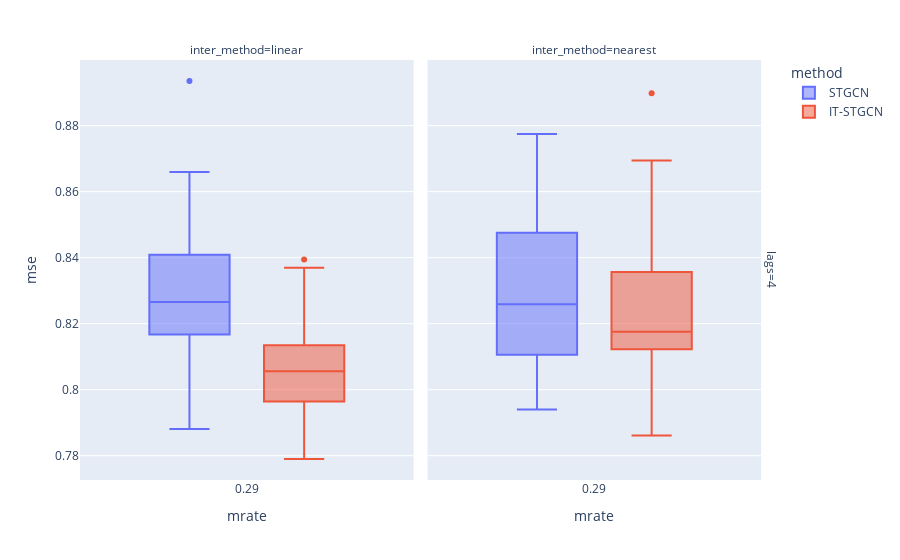

Notebook code for this chart:
### Markdown cell above
## Block

### Code cell
data.query("method!='GNAR' and mtype =='block'").plot.box(backend='plotly',x='mrate',color='method',y='mse',facet_col='inter_method',facet_row='lags',height=800)

### Figure 1 — Plotly figure (JSON) as saved in the notebook; plotly's stock layout.template omitted (floating-point values rounded to 4 significant figures)
{"data": [{"alignmentgroup": "True", "hovertemplate": "method=STGCN<br>lags=4<br>inter_method=linear<br>mrate=%{x}<br>mse=%{y}<extra></extra>", "legendgroup": "STGCN", "marker": {"color": "#636efa"}, "name": "STGCN", "notched": false, "offsetgroup": "STGCN", "orientation": "v", "showlegend": true, "type": "box", "x": [0.2878, 0.2878, 0.2878, 0.2878, 0.2878, 0.2878, 0.2878, 0.2878, 0.2878, 0.2878, 0.2878, 0.2878, 0.2878, 0.2878, 0.2878, 0.2878, 0.2878, 0.2878, 0.2878, 0.2878, 0.2878, 0.2878, 0.2878, 0.2878, 0.2878, 0.2878, 0.2878, 0.2878, 0.2878, 0.2878], "x0": " ", "xaxis": "x", "y": [0.8239, 0.8503, 0.8253, 0.8288, 0.8021, 0.8019, 0.8935, 0.8223, 0.8409, 0.8189, 0.8121, 0.8346, 0.8278, 0.8218, 0.8215, 0.866, 0.8292, 0.8452, 0.8385, 0.8167, 0.8446, 0.8052, 0.8179, 0.8305, 0.8393, 0.8503, 0.7883, 0.8452, 0.8161, 0.7881], "y0": " ", "yaxis": "y"}, {"alignmentgroup": "True", "hovertemplate": "method=STGCN<br>lags=4<br>inter_method=nearest<br>mrate=%{x}<br>mse=%{y}<extra></extra>", "legendgroup": "STGCN", "marker": {"color": "#636efa"}, "name": "STGCN", "notched": false, "offsetgroup": "STGCN", "orientation": "v", "showlegend": false, "type": "box", "x": [0.2878, 0.2878, 0.2878, 0.2878, 0.2878, 0.2878, 0.2878, 0.2878, 0.2878, 0.2878, 0.2878, 0.2878, 0.2878, 0.2878, 0.2878, 0.2878, 0.2878, 0.2878, 0.2878, 0.2878, 0.2878, 0.2878, 0.2878, 0.2878, 0.2878, 0.2878, 0.2878, 0.2878, 0.2878, 0.2878], "x0": " ", "xaxis": "x2", "y": [0.7952, 0.8475, 0.8534, 0.8184, 0.821, 0.8293, 0.8331, 0.8205, 0.8014, 0.853, 0.8474, 0.8076, 0.8372, 0.8532, 0.8774, 0.817, 0.8444, 0.8106, 0.7986, 0.8158, 0.8514, 0.806, 0.8384, 0.849, 0.8551, 0.8223, 0.794, 0.7952, 0.8388, 0.8224], "y0": " ", "yaxis": "y2"}, {"alignmentgroup": "True", "hovertemplate": "method=IT-STGCN<br>lags=4<br>inter_method=linear<br>mrate=%{x}<br>mse=%{y}<extra></extra>", "legendgroup": "IT-STGCN", "marker": {"color": "#EF553B"}, "name": "IT-STGCN", "notched": false, "offsetgroup": "IT-STGCN", "orientation": "v", "showlegend": true, "type": "box", "x": [0.2878, 0.2878, 0.2878, 0.2878, 0.2878, 0.2878, 0.2878, 0.2878, 0.2878, 0.2878, 0.2878, 0.2878, 0.2878, 0.2878, 0.2878, 0.2878, 0.2878, 0.2878, 0.2878, 0.2878, 0.2878, 0.2878, 0.2878, 0.2878, 0.2878, 0.2878, 0.2878, 0.2878, 0.2878, 0.2878], "x0": " ", "xaxis": "x", "y": [0.8076, 0.785, 0.804, 0.7987, 0.8031, 0.8394, 0.779, 0.8369, 0.836, 0.806, 0.8103, 0.8108, 0.8044, 0.791, 0.8369, 0.7864, 0.8063, 0.7964, 0.8134, 0.7808, 0.7912, 0.8237, 0.7952, 0.8103, 0.8229, 0.8088, 0.8038, 0.8052, 0.819, 0.7985], "y0": " ", "yaxis": "y"}, {"alignmentgroup": "True", "hovertemplate": "method=IT-STGCN<br>lags=4<br>inter_method=nearest<br>mrate=%{x}<br>mse=%{y}<extra></extra>", "legendgroup": "IT-STGCN", "marker": {"color": "#EF553B"}, "name": "IT-STGCN", "notched": false, "offsetgroup": "IT-STGCN", "orientation": "v", "showlegend": false, "type": "box", "x": [0.2878, 0.2878, 0.2878, 0.2878, 0.2878, 0.2878, 0.2878, 0.2878, 0.2878, 0.2878, 0.2878, 0.2878, 0.2878, 0.2878, 0.2878, 0.2878, 0.2878, 0.2878, 0.2878, 0.2878, 0.2878, 0.2878, 0.2878, 0.2878, 0.2878, 0.2878, 0.2878, 0.2878, 0.2878, 0.2878], "x0": " ", "xaxis": "x2", "y": [0.8559, 0.816, 0.8191, 0.8219, 0.847, 0.8157, 0.7861, 0.8519, 0.8228, 0.8156, 0.7972, 0.8191, 0.8392, 0.8209, 0.8694, 0.8039, 0.8136, 0.8151, 0.8038, 0.813, 0.807, 0.8122, 0.851, 0.8046, 0.8275, 0.8898, 0.8145, 0.8357, 0.7934, 0.8299], "y0": " ", "yaxis": "y2"}], "layout": {"annotations": [{"font": {}, "showarrow": false, "text": "inter_method=linear", "x": 0.24, "xanchor": "center", "xref": "paper", "y": 1, "yanchor": "bottom", "yref": "paper"}, {"font": {}, "showarrow": false, "text": "inter_method=nearest", "x": 0.74, "xanchor": "center", "xref": "paper", "y": 1, "yanchor": "bottom", "yref": "paper"}, {"font": {}, "showarrow": false, "text": "lags=4", "textangle": 90, "x": 0.98, "xanchor": "left", "xref": "paper", "y": 0.5, "yanchor": "middle", "yref": "paper"}], "autosize": true, "boxmode": "group", "legend": {"title": {"text": "method"}, "tracegroupgap": 0}, "margin": {"t": 60}, "xaxis": {"anchor": "y", "autorange": true, "domain": [0, 0.48], "range": [-0.2161, 0.7916], "title": {"text": "mrate"}, "type": "linear"}, "xaxis2": {"anchor": "y2", "autorange": true, "domain": [0.5, 0.98], "matches": "x", "range": [-0.2161, 0.7916], "title": {"text": "mrate"}, "type": "linear"}, "yaxis": {"anchor": "x", "autorange": true, "domain": [0, 1], "range": [0.7726, 0.8999], "title": {"text": "mse"}, "type": "linear"}, "yaxis2": {"anchor": "x2", "autorange": true, "domain": [0, 1], "matches": "y", "range": [0.7726, 0.8999], "showticklabels": false, "type": "linear"}}}
